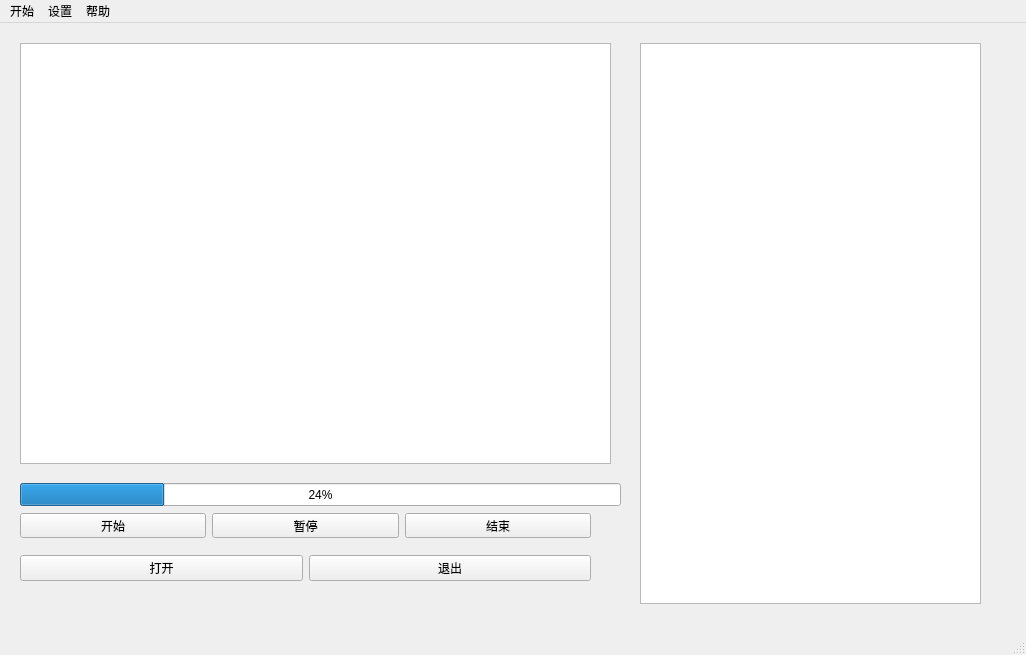
<?xml version="1.0" encoding="UTF-8"?>
<ui version="4.0">
 <class>MainWindow</class>
 <widget class="QMainWindow" name="MainWindow">
  <property name="geometry">
   <rect>
    <x>0</x>
    <y>0</y>
    <width>1026</width>
    <height>655</height>
   </rect>
  </property>
  <property name="windowTitle">
   <string>MainWindow</string>
  </property>
  <widget class="QWidget" name="centralwidget">
   <widget class="QTextBrowser" name="textBrowser">
    <property name="geometry">
     <rect>
      <x>640</x>
      <y>20</y>
      <width>341</width>
      <height>561</height>
     </rect>
    </property>
   </widget>
   <widget class="QProgressBar" name="progressBar">
    <property name="geometry">
     <rect>
      <x>20</x>
      <y>460</y>
      <width>601</width>
      <height>23</height>
     </rect>
    </property>
    <property name="value">
     <number>24</number>
    </property>
   </widget>
   <widget class="QGraphicsView" name="graphicsView">
    <property name="geometry">
     <rect>
      <x>20</x>
      <y>20</y>
      <width>591</width>
      <height>421</height>
     </rect>
    </property>
   </widget>
   <widget class="QWidget" name="layoutWidget">
    <property name="geometry">
     <rect>
      <x>20</x>
      <y>490</y>
      <width>571</width>
      <height>25</height>
     </rect>
    </property>
    <layout class="QHBoxLayout" name="horizontalLayout">
     <item>
      <widget class="QPushButton" name="pushButton">
       <property name="text">
        <string>开始</string>
       </property>
      </widget>
     </item>
     <item>
      <widget class="QPushButton" name="pushButton_2">
       <property name="text">
        <string>暂停</string>
       </property>
      </widget>
     </item>
     <item>
      <widget class="QPushButton" name="pushButton_3">
       <property name="text">
        <string>结束</string>
       </property>
      </widget>
     </item>
    </layout>
   </widget>
   <widget class="QWidget" name="horizontalLayoutWidget">
    <property name="geometry">
     <rect>
      <x>20</x>
      <y>530</y>
      <width>571</width>
      <height>31</height>
     </rect>
    </property>
    <layout class="QHBoxLayout" name="horizontalLayout_2">
     <item>
      <widget class="QPushButton" name="pushButton_4">
       <property name="text">
        <string>打开</string>
       </property>
      </widget>
     </item>
     <item>
      <widget class="QPushButton" name="pushButton_5">
       <property name="text">
        <string>退出</string>
       </property>
      </widget>
     </item>
    </layout>
   </widget>
  </widget>
  <widget class="QMenuBar" name="menubar">
   <property name="geometry">
    <rect>
     <x>0</x>
     <y>0</y>
     <width>1026</width>
     <height>22</height>
    </rect>
   </property>
   <widget class="QMenu" name="menu">
    <property name="title">
     <string>开始</string>
    </property>
    <addaction name="actionopen"/>
    <addaction name="separator"/>
    <addaction name="action1"/>
    <addaction name="action2"/>
    <addaction name="action3"/>
    <addaction name="action4"/>
    <addaction name="separator"/>
    <addaction name="action5"/>
   </widget>
   <widget class="QMenu" name="menu_3">
    <property name="title">
     <string>帮助</string>
    </property>
    <addaction name="actionhelp"/>
   </widget>
   <widget class="QMenu" name="menu_4">
    <property name="title">
     <string>设置</string>
    </property>
    <addaction name="actionconnect"/>
    <addaction name="actiondisconnect"/>
   </widget>
   <addaction name="menu"/>
   <addaction name="menu_4"/>
   <addaction name="menu_3"/>
  </widget>
  <widget class="QStatusBar" name="statusbar"/>
  <action name="action1">
   <property name="text">
    <string>start</string>
   </property>
  </action>
  <action name="action2">
   <property name="text">
    <string>pause</string>
   </property>
  </action>
  <action name="action3">
   <property name="text">
    <string>end</string>
   </property>
  </action>
  <action name="action4">
   <property name="text">
    <string>save</string>
   </property>
  </action>
  <action name="action5">
   <property name="text">
    <string>exit</string>
   </property>
  </action>
  <action name="action1_2">
   <property name="text">
    <string>1</string>
   </property>
  </action>
  <action name="action2_2">
   <property name="text">
    <string>2</string>
   </property>
  </action>
  <action name="action3_2">
   <property name="text">
    <string>3</string>
   </property>
  </action>
  <action name="action4_2">
   <property name="text">
    <string>4</string>
   </property>
  </action>
  <action name="action5_2">
   <property name="text">
    <string>5</string>
   </property>
  </action>
  <action name="actionconnect">
   <property name="text">
    <string>connect</string>
   </property>
  </action>
  <action name="actiondisconnect">
   <property name="text">
    <string>disconnect</string>
   </property>
  </action>
  <action name="actionhelp">
   <property name="text">
    <string>help</string>
   </property>
  </action>
  <action name="actionopen">
   <property name="checkable">
    <bool>false</bool>
   </property>
   <property name="text">
    <string>open</string>
   </property>
  </action>
 </widget>
 <resources/>
 <connections/>
</ui>
